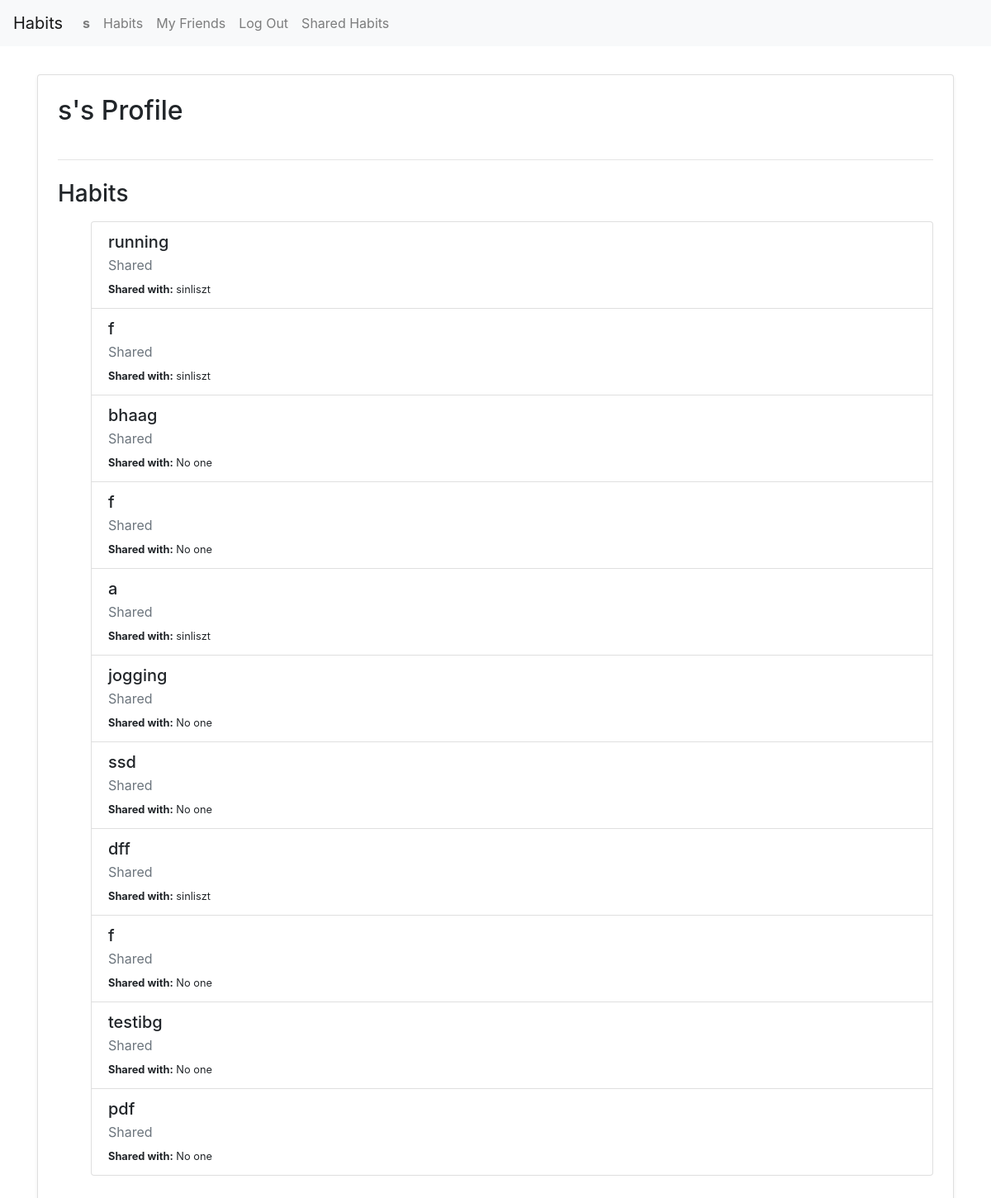
The app's page /profile/s/ (signed in) with its own data.
### tracker/models.py (models this page shows, shortened)
class User(AbstractUser):
    friends = models.ManyToManyField("self", symmetrical=True, blank=True)

class Habit(models.Model):
    name = models.CharField(max_length=100)
    created_at = models.DateField(auto_now_add=True)
    description = models.TextField(blank=True)
    users = models.ManyToManyField(User, related_name="shared_habits")
    owner = models.ForeignKey(User, on_delete=models.CASCADE, related_name="habits_owned", null=True, blank=True)
    target_minutes = models.PositiveIntegerField(default=30)
    category = models.ForeignKey(Category, on_delete=models.CASCADE, related_name='habits')

### tracker/views.py (the view)
# urls.py: path("profile/<str:username>/", views.profile_view, name="profile_view"),
@login_required
def profile_view(request, username):
    profile_user = get_object_or_404(User, username=username)
    habits = Habit.objects.filter(Q(owner=profile_user) | Q(users=profile_user)).distinct()
    already_requested = FriendRequest.objects.filter(from_user=request.user, to_user=profile_user).exists()
    already_friends = FriendRequest.objects.filter(
        Q(from_user=request.user, to_user=profile_user) |
        Q(from_user=profile_user, to_user=request.user),
        is_accepted = True
    ).exists()
    can_send_request = (
        profile_user != request.user and not already_requested and not already_friends
    )
    if request.method == 'POST' and "send_friend_request" in request.POST and can_send_request:
        FriendRequest.objects.create(from_user=request.user, to_user=profile_user)
        return redirect("profile_view", username=username)
    habit_data = []
    for habit in habits:
        shared_with = habit.users.exclude(id=profile_user.id)
        habit_data.append({
            "habit": habit,
            "is_owner": habit.owner == profile_user,
            "shared_with": shared_with,
        })
    return render(request, "tracker/profile.html", {
        "profile_user": profile_user,
        "habits": habit_data,
        "can_send_request": can_send_request,
        "already_requested": already_requested,
        "already_friends": already_friends,
    })

### tracker/templates/tracker/profile.html (shortened to what this page needs)
{% extends "tracker/layout.html" %}
{% load static %}
{% block body %}
    <div class="container mt-4">
        <div class="card shadow-sm p-4">
            <h2 class="mb-3">{{ profile_user.username }}'s Profile</h2>
            <hr class="my-4">
            <h3 class="mb-3">Habits</h3>
            {% if habits %}
                <div class="list-group">
                    <ul>
                        {% for item in habits %}
                            <div class="list-group-item">
                                <h5 class="mb-1">{{ item.habit.name }}</h5>
                                <p class="mb-1 text-muted">
                                    {% if item.owner == profile_user %}
                                        Owner
                                    {% else %}
                                        Shared
                                    {% endif %}
                                </p>
                                <small>
                                    <strong>Shared with:</strong>
                                    {% if item.shared_with %}
                                        {% for user in item.shared_with %}
                                            {{ user.username }}{% if not forloop.last %}, {% endif %}
                                        {% endfor %}
                                    {% else %}
                                        No one
                                    {% endif %}
                                </small>
                            </div>
                        {% endfor %}
                    </ul>
                </div>
            {% else %}
                <div class="alert alert-secondary">This user has no habits yet</div>
            {% endif %}
        </div>
    </div>
{% endblock %}

### tracker/templates/tracker/layout.html (shortened to what this page needs)
{% load static %}
<!DOCTYPE html>
<html lang="en">
    <head>
        <link rel="stylesheet" href="https://stackpath.bootstrapcdn.com/bootstrap/4.4.1/css/bootstrap.min.css">
        <link href="{% static 'tracker/styles.css' %}" rel="stylesheet">
    </head>
    <body>
        <nav class="navbar navbar-expand-lg navbar-light bg-light">
            <a class="navbar-brand" href="#">Habits</a>
            <div>
              <ul class="navbar-nav mr-auto">
                {% if user.is_authenticated %}
                    <li class="nav-item">
                        <a class="nav-link" href="{% url 'profile_view' request.user %}"><strong>{{ user.username }}</strong></a>
                    </li>
                {% endif %}
                <li class="nav-item">
                  <a class="nav-link" href="{% url 'index' %}">Habits</a>
                </li>
                {% if user.is_authenticated %}
                    <li class="nav-item">
                        <a class="nav-link" href="{% url 'friends_list' %}">My Friends</a>
                    </li>
                    <li class="nav-item">
                        <a class="nav-link" href="{% url 'logout' %}">Log Out</a>
                    </li>
                    <li class="nav-item">
                        <a class="nav-link" href="{% url 'shared_habits' %}">Shared Habits</a>
                    </li>
                {% endif %}
              </ul>
            </div>
          </nav>
        <div class="body">
            {% block body %}
            {% endblock %}
        </div>
    </body>
</html>

### tracker/static/tracker/styles.css (style rules this page uses)
.body { padding: 10px; }

### records on screen
User: username "s"
Habit: habit.name "running"
User: username "sinliszt"
Habit: habit.name "f"
Habit: habit.name "bhaag", shows "No one"
Habit: habit.name "f", shows "No one"
Habit: habit.name "a"
Habit: habit.name "jogging", shows "No one"
Habit: habit.name "ssd", shows "No one"
Habit: habit.name "dff"
Habit: habit.name "f", shows "No one"
Habit: habit.name "testibg", shows "No one"
Habit: habit.name "pdf", shows "No one"
